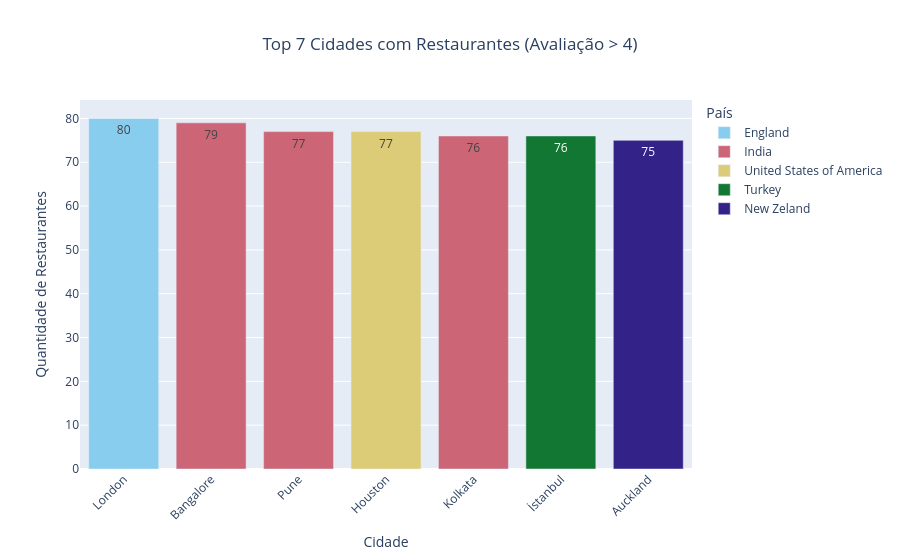

This figure's notebook cell:
### Markdown cell above
## Top 7 Cidades com Restaurantes com média de avaliação acima de 4

### Code cell
filtro = df["aggregate_rating"] >= 4

cidade_quantidade_restaurantes_nota_4 = df.loc[filtro, :].groupby(["country", "city"]).size().reset_index(name="quantidade").sort_values(by="quantidade", ascending=False)

top_7_cidades_restaurantes_media_acima_4 = cidade_quantidade_restaurantes_nota_4.head(7)

# 2. Criando o gráfico de barras
fig = px.bar(
    top_7_cidades_restaurantes_media_acima_4, 
    x="city", 
    y="quantidade", 
    title="Top 7 Cidades com Restaurantes (Avaliação > 4)",
    labels={"city": "Cidade", "quantidade": "Quantidade de Restaurantes", "country": "País"},
    text_auto=True,
    color="country",
    color_discrete_sequence=px.colors.qualitative.Safe # Mantendo a paleta acessível!
)

# 3. Melhorando o visual (inclinando texto e removendo legenda)
fig.update_layout(
    xaxis_tickangle=-45, 
    title_x=0.5,
    xaxis_categoryorder='total descending',
)

# 4. Exibindo o gráfico
fig.show()

### Figure 1 — Plotly figure (JSON) as saved in the notebook; plotly's stock layout.template omitted (floating-point values rounded to 4 significant figures)
{"data": [{"hovertemplate": "País=England<br>Cidade=%{x}<br>Quantidade de Restaurantes=%{y}<extra></extra>", "legendgroup": "England", "marker": {"color": "rgb(136, 204, 238)", "pattern": {"shape": ""}}, "name": "England", "orientation": "v", "showlegend": true, "textposition": "auto", "texttemplate": "%{y}", "type": "bar", "x": ["London"], "xaxis": "x", "y": [80], "yaxis": "y"}, {"hovertemplate": "País=India<br>Cidade=%{x}<br>Quantidade de Restaurantes=%{y}<extra></extra>", "legendgroup": "India", "marker": {"color": "rgb(204, 102, 119)", "pattern": {"shape": ""}}, "name": "India", "orientation": "v", "showlegend": true, "textposition": "auto", "texttemplate": "%{y}", "type": "bar", "x": ["Bangalore", "Pune", "Kolkata"], "xaxis": "x", "y": [79, 77, 76], "yaxis": "y"}, {"hovertemplate": "País=United States of America<br>Cidade=%{x}<br>Quantidade de Restaurantes=%{y}<extra></extra>", "legendgroup": "United States of America", "marker": {"color": "rgb(221, 204, 119)", "pattern": {"shape": ""}}, "name": "United States of America", "orientation": "v", "showlegend": true, "textposition": "auto", "texttemplate": "%{y}", "type": "bar", "x": ["Houston"], "xaxis": "x", "y": [77], "yaxis": "y"}, {"hovertemplate": "País=Turkey<br>Cidade=%{x}<br>Quantidade de Restaurantes=%{y}<extra></extra>", "legendgroup": "Turkey", "marker": {"color": "rgb(17, 119, 51)", "pattern": {"shape": ""}}, "name": "Turkey", "orientation": "v", "showlegend": true, "textposition": "auto", "texttemplate": "%{y}", "type": "bar", "x": ["İstanbul"], "xaxis": "x", "y": [76], "yaxis": "y"}, {"hovertemplate": "País=New Zeland<br>Cidade=%{x}<br>Quantidade de Restaurantes=%{y}<extra></extra>", "legendgroup": "New Zeland", "marker": {"color": "rgb(51, 34, 136)", "pattern": {"shape": ""}}, "name": "New Zeland", "orientation": "v", "showlegend": true, "textposition": "auto", "texttemplate": "%{y}", "type": "bar", "x": ["Auckland"], "xaxis": "x", "y": [75], "yaxis": "y"}], "layout": {"barmode": "relative", "legend": {"title": {"text": "País"}, "tracegroupgap": 0}, "title": {"text": "Top 7 Cidades com Restaurantes (Avaliação > 4)", "x": 0.5}, "xaxis": {"anchor": "y", "categoryorder": "total descending", "domain": [0, 1], "tickangle": -45, "title": {"text": "Cidade"}}, "yaxis": {"anchor": "x", "domain": [0, 1], "title": {"text": "Quantidade de Restaurantes"}}}}
